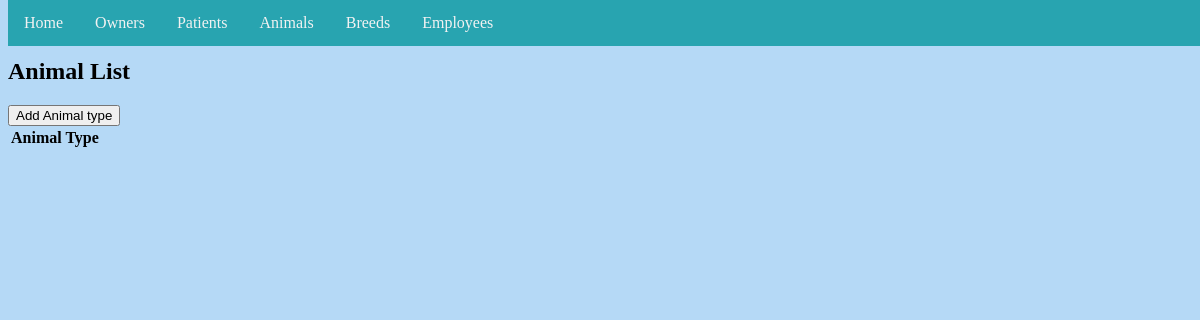
The app's page /patient/animal/list/, older data.
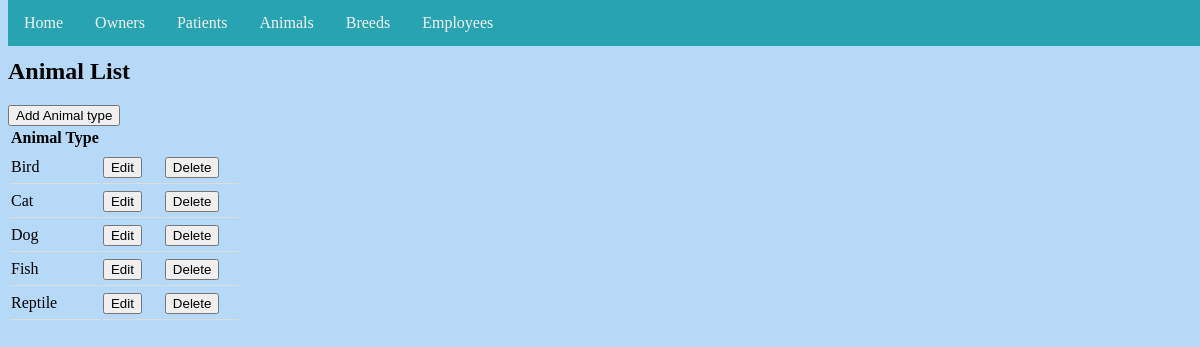
The same page, newer data.
### patient/models.py (models this page shows, shortened)
class Animal(models.Model):
    animal_type = models.CharField(max_length=200, default='Unkown')
    class Meta:
        ordering = ['animal_type']

### patient/views.py (the view)
# urls.py: path('animal/list/', views.AnimalList.as_view(), name='animallist'),
class AnimalList(ListView):
    model = Animal
    template_name = 'animal_list.html'

### templates/animal_list.html (shortened to what this page needs)
{% extends './base.html' %}
{% block content %}
<h2>Animal List</h2>
<a href="{% url 'patient:animalcreate' %}"><button class"btn">Add Animal type</button></a>
<table id="animals">
  <tr>
    <th>Animal Type</th>
    <th> </th>
    <th> </th>
  </tr>
    {% for animal in animal_list %}
  <tr>
    <td>{{ animal.animal_type }}</td>
    <td><a href="{% url 'patient:animalupdate' animal.id %}"><button>Edit</button></a></td>
    <td><a href="{% url 'patient:animaldelete' animal.id %}"><button>Delete</button></a></td>
  </tr>
  {% endfor %}
</table>
{% endblock %}

Row changes from the older to the newer data that the page shows:
added Animal: animal_type "Bird"
added Animal: animal_type "Cat"
added Animal: animal_type "Dog"
added Animal: animal_type "Fish"
added Animal: animal_type "Reptile"
